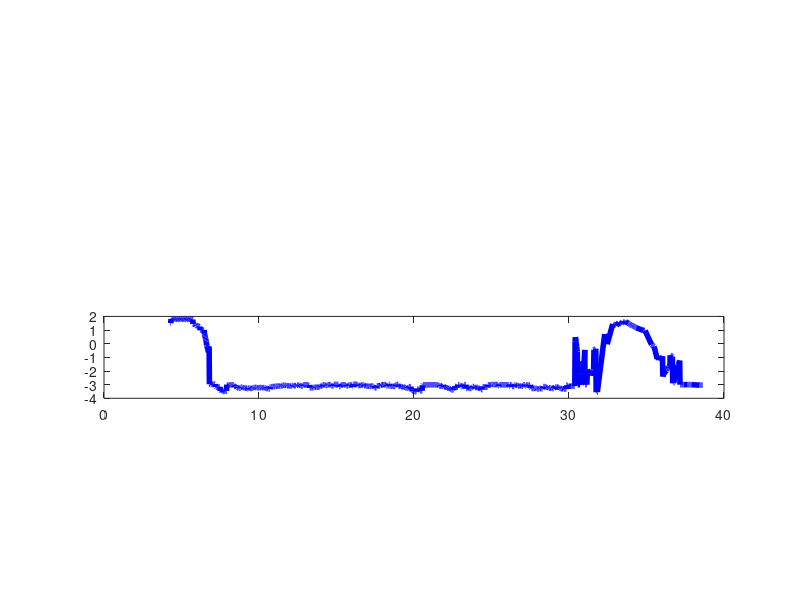
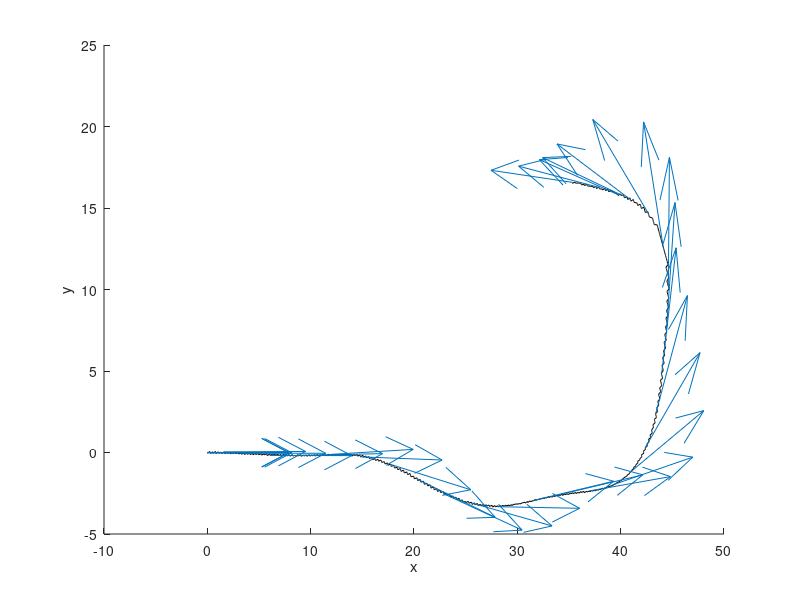

MATLAB code for these plots, in order: (Note: this script raises an error after producing the figures.)
%% log corridor information 
horizon_global = 5;
accel_lim = [-1.0 1.0];
angluar_lim = [-0.52 0.52];

data_corridor = load('log_corridor.txt');
data_mpc = load('log_mpc.txt');
data_input = load('log_input.txt');
data_state = load('log_state.txt');

cur_line = 1;
fig_corridor = 1;
fig_state = 2;

figure(fig_state)
hold on
plot(data_state(:,2),data_state(:,3),'k-')
theta = data_state(:,4);
xaxis = [cos(theta) sin(theta)];
dd = 50;
quiver(data_state(1:dd:end,2),data_state(1:dd:end,3),xaxis(1:dd:end,1),xaxis(1:dd:end,2))
xlabel('x')
ylabel('y')

figure(fig_corridor)
subplot(4,1,3)
gg = plot(data_input(:,1),data_input(:,2),'b-','LineWidth',4);
gg.Color(4) = 0.2;
hold on
subplot(4,1,4)
gg = plot(data_input(:,1),data_input(:,3),'c-','LineWidth',4);
gg.Color(4) = 0.2;
hold on

while cur_line <= size(data_corridor,1)
    figure(fig_corridor)
    subplot(4,1,3)
    gg = plot(data_input(:,1),data_input(:,2),'b-','LineWidth',4);
    gg.Color(4) = 0.2;
    hold on
    subplot(4,1,4)
    gg = plot(data_input(:,1),data_input(:,3),'c-','LineWidth',4);
    gg.Color(4) = 0.2;
    hold on

    % Corridor 
    corr_start = cur_line; 
    cur_idx = find(data_corridor(:,1) == data_corridor(corr_start,1));
    corr_end = cur_idx(end);
    
    cur_time = data_corridor(corr_start,1);
    t1 = cur_time;
    tmax = cur_time+horizon_global;
    
    figure(fig_corridor)
    
    for idx = corr_start : corr_end
       t2 = min(t1 + data_corridor(idx,3),tmax);
       subplot(4,1,1)
       hold on
       plot([t1 min(t2,tmax)],[data_corridor(idx,4) data_corridor(idx,4)],'k-');
       plot([t1 min(t2,tmax)],[data_corridor(idx,5) data_corridor(idx,5)],'k-');
    
       subplot(4,1,2)
       hold on
       plot([t1 min(t2,tmax)],[data_corridor(idx,6) data_corridor(idx,6)],'k-');
       plot([t1 min(t2,tmax)],[data_corridor(idx,7) data_corridor(idx,7)],'k-');
       
       t1 = t2; 
    end
        
    % Corridor 
    figure(fig_corridor)
    cur_idx = find(abs(data_mpc(:,1) - cur_time)<0.001);
    mpc_start = cur_idx(1);
    
    subplot(4,1,1)
    title('x')

    plot(data_mpc(mpc_start,2:end),data_mpc(mpc_start+1,2:end),'r')
    hold off
    subplot(4,1,2)
    title('y')

    plot(data_mpc(mpc_start,2:end),data_mpc(mpc_start+2,2:end),'g')
    hold off
    
    cur_line = corr_end + 10;
    
    subplot(4,1,3)
    hold on
    yline(accel_lim(1),'r--')
    yline(accel_lim(2),'r--')
    title('accel decel')
    plot(data_mpc(mpc_start,2:end),data_mpc(mpc_start+3,2:end),'b','LineWidth',5)
    plot(data_mpc(mpc_start,2),data_mpc(mpc_start+3,2),'ko')

    
    
    
    
    subplot(4,1,4)
    hold on
    yline((angluar_lim(1)),'r--')
    yline(angluar_lim(2),'r--')
    title('angular')   
    plot(data_mpc(mpc_start,2:end),data_mpc(mpc_start+4,2:end),'c','LineWidth',5)
    plot(data_mpc(mpc_start,2),data_mpc(mpc_start+4,2),'ko')
    
    figure(fig_state)
    hold on
    plot(data_state(:,2),data_state(:,3),'k-')
    theta = data_state(:,4);
    xaxis = [cos(theta) sin(theta)];
    dd = 20;
    quiver(data_state(1:dd:end,2),data_state(1:dd:end,3),xaxis(1:dd:end,1),xaxis(1:dd:end,2),'r')
    xlabel('x')
    ylabel('y')
    
    [~,cur_idx] = min(abs(data_state(:,1) - cur_time));
    xCur = data_state(cur_idx,2);
    yCur = data_state(cur_idx,3);
    plot(xCur,yCur,'ko','MarkerSize',10);
    
    
    pause(1e-1)

    if cur_line  < size(data_corridor,1)
        figure(fig_corridor)

        clf
    end
end



%% 

bag = rosbag('../worlds/keti_dataset1.bag');
bSel = select(bag,'Topic','/current_speed');
msgStructs = readMessages(bSel,'DataFormat','struct');
speed = [];
for i = 1:length(msgStructs)
   speed = [speed msgStructs{i}];
end
